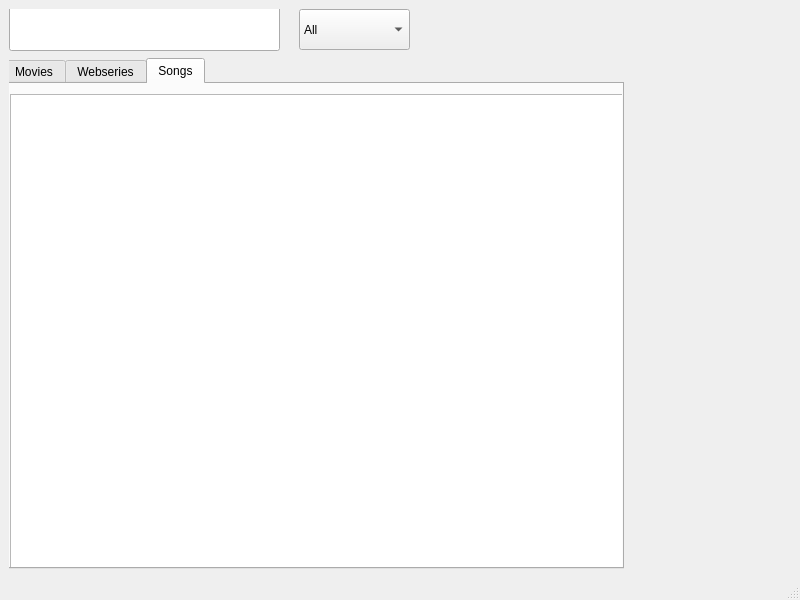
<?xml version="1.0" encoding="UTF-8"?>
<ui version="4.0">
 <class>MainWindow</class>
 <widget class="QMainWindow" name="MainWindow">
  <property name="geometry">
   <rect>
    <x>0</x>
    <y>0</y>
    <width>800</width>
    <height>600</height>
   </rect>
  </property>
  <property name="windowTitle">
   <string>MainWindow</string>
  </property>
  <property name="autoFillBackground">
   <bool>false</bool>
  </property>
  <widget class="QWidget" name="centralwidget">
   <layout class="QVBoxLayout" name="verticalLayout">
    <item>
     <widget class="QWidget" name="widget" native="true">
      <widget class="QLineEdit" name="searchBar">
       <property name="geometry">
        <rect>
         <x>0</x>
         <y>-9</y>
         <width>271</width>
         <height>51</height>
        </rect>
       </property>
      </widget>
      <widget class="QTabWidget" name="tabWidget">
       <property name="geometry">
        <rect>
         <x>-6</x>
         <y>49</y>
         <width>621</width>
         <height>511</height>
        </rect>
       </property>
       <property name="toolTip">
        <string/>
       </property>
       <property name="currentIndex">
        <number>2</number>
       </property>
       <widget class="QWidget" name="Movies">
        <attribute name="title">
         <string>Movies</string>
        </attribute>
        <widget class="QListView" name="moviesView">
         <property name="geometry">
          <rect>
           <x>5</x>
           <y>1</y>
           <width>611</width>
           <height>471</height>
          </rect>
         </property>
        </widget>
       </widget>
       <widget class="QWidget" name="Webseries">
        <attribute name="title">
         <string>Webseries</string>
        </attribute>
        <widget class="QListView" name="seriesView">
         <property name="geometry">
          <rect>
           <x>5</x>
           <y>10</y>
           <width>641</width>
           <height>481</height>
          </rect>
         </property>
        </widget>
       </widget>
       <widget class="QWidget" name="Songs">
        <attribute name="title">
         <string>Songs</string>
        </attribute>
        <widget class="QListView" name="songsView">
         <property name="geometry">
          <rect>
           <x>5</x>
           <y>10</y>
           <width>671</width>
           <height>491</height>
          </rect>
         </property>
        </widget>
       </widget>
      </widget>
      <widget class="QComboBox" name="categoryFilter">
       <property name="geometry">
        <rect>
         <x>290</x>
         <y>0</y>
         <width>111</width>
         <height>41</height>
        </rect>
       </property>
       <item>
        <property name="text">
         <string>All</string>
        </property>
       </item>
       <item>
        <property name="text">
         <string>South</string>
        </property>
       </item>
       <item>
        <property name="text">
         <string>Hindi</string>
        </property>
       </item>
       <item>
        <property name="text">
         <string>English</string>
        </property>
       </item>
      </widget>
     </widget>
    </item>
   </layout>
  </widget>
  <widget class="QMenuBar" name="menubar">
   <property name="geometry">
    <rect>
     <x>0</x>
     <y>0</y>
     <width>800</width>
     <height>26</height>
    </rect>
   </property>
  </widget>
  <widget class="QStatusBar" name="statusbar"/>
 </widget>
 <resources/>
 <connections/>
</ui>
